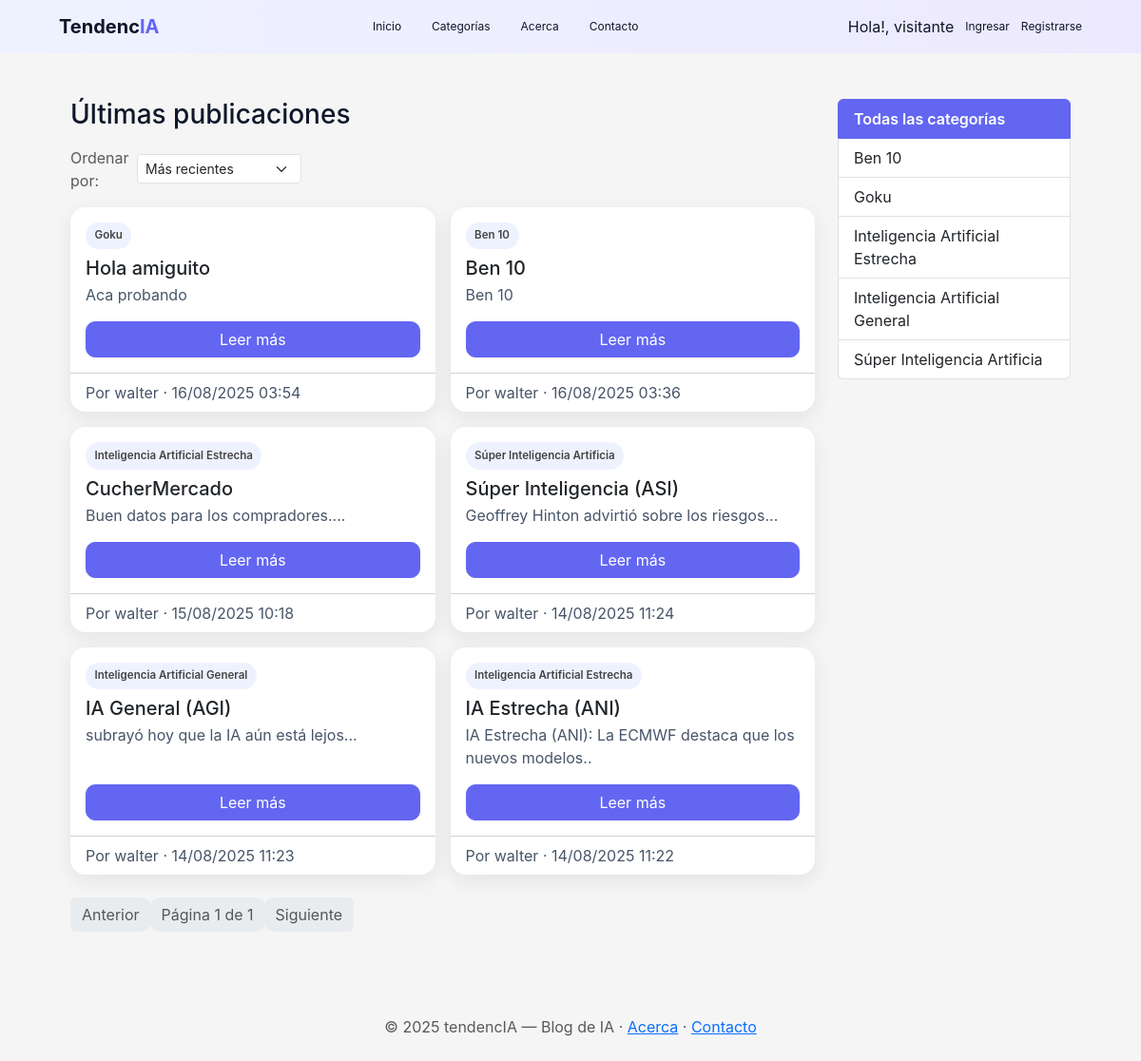
/, run on an earlier commit of the app's database.
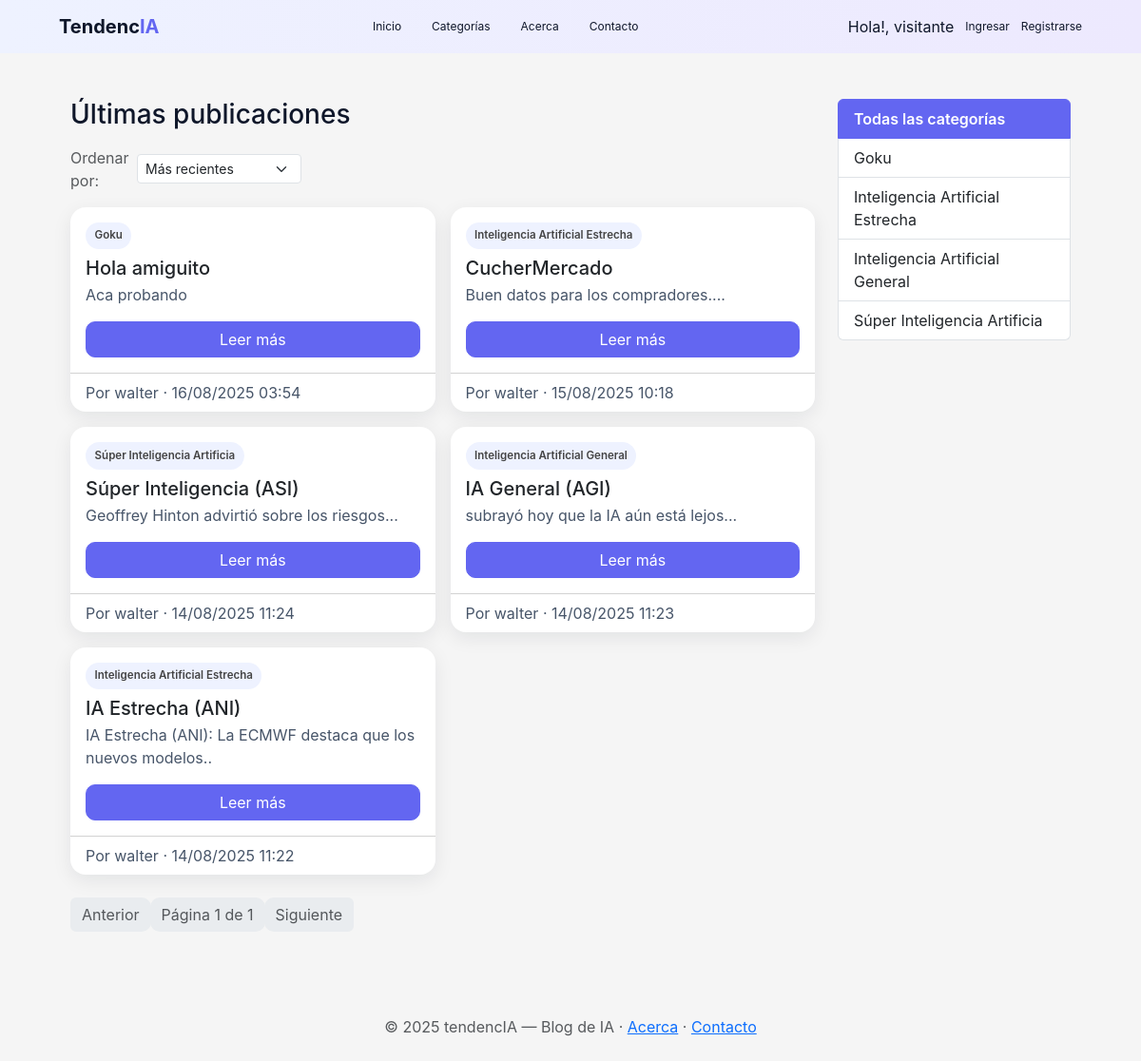
And on a later commit of the database.
### apps/posts/models.py (models this page shows, shortened)
class Categoria(models.Model):
    nombre = models.CharField(max_length=50, unique=True)
    descripcion = models.TextField(blank=True, null=True)
    parent = models.ForeignKey(
        'self',
        on_delete=models.SET_NULL,
        null=True,
        blank=True,
        related_name='subcategorias'
    )
    class Meta:
        ordering = ['nombre']
        verbose_name = 'Categoría'
        verbose_name_plural = 'Categorías'

class Post(models.Model):
    titulo = models.CharField(max_length=200)
    resumen = models.CharField(max_length=300)
    contenido = models.TextField()
    fecha_hora = models.DateTimeField(auto_now_add=True)
    autor = models.ForeignKey(
        settings.AUTH_USER_MODEL,
        on_delete=models.CASCADE,
        related_name='posts'
    )
    categorias = models.ManyToManyField(Categoria, related_name='posts', blank=True)
    tags = models.ManyToManyField(Tag, related_name='posts', blank=True)
    imagen = models.ImageField(upload_to='post_images/', blank=True, null=True)
    class Meta:
        ordering = ['-fecha_hora']

### apps/usuarios/models.py (models this page shows, shortened)
class Usuario(AbstractUser):
    avatar = models.ImageField(upload_to='avatars/', blank=True, null=True)
    edad = models.PositiveIntegerField(blank=True, null=True)
    class Rol(models.TextChoices):
        VISITANTE = 'visitante', 'Visitante'
        LECTOR    = 'lector',    'Lector'
        ESCRITOR  = 'escritor',  'Escritor'
        ADMIN     = 'admin',     'Administrador'
    rol = models.CharField(
        max_length=20,
        choices=Rol.choices,
        default=Rol.LECTOR,
    )
    def __str__(self):
        return self.username
    class Meta:
        ordering = ['username']
        verbose_name = 'Usuario'
        verbose_name_plural = 'Usuarios'

### apps/posts/views.py (the view)
# urls.py: path("", views.feed_principal, name="feed"),
def feed_principal(request):
    orden = request.GET.get("orden", "fecha_desc")
    posts = (Post.objects.select_related("autor")
             .prefetch_related("categorias", "tags")
             .order_by(ORDENES.get(orden, "-fecha_hora")))
    categorias = Categoria.objects.all().order_by("nombre")
    page_obj = Paginator(posts, 6).get_page(request.GET.get("page"))
    return render(request, "posts/feed.html", {
        "page_obj": page_obj, "categorias": categorias,
        "titulo_pagina": "Últimas publicaciones", "categoria_activa": None,
        "orden": orden,
    })

### apps/posts/templates/posts/feed.html (shortened to what this page needs)
{% extends "base.html" %}
{% load static %}
{% block content %}
<div class="container py-4">
  <div class="row">
    <div class="col-lg-9">
      <h1 class="h3 mb-3">{{ titulo_pagina }}</h1>
      <form class="mb-3">
        <div class="d-inline-flex align-items-center gap-2">
          <label class="text-muted">Ordenar por:</label>
          <select name="orden" class="form-select form-select-sm" onchange="this.form.submit()">
            <option value="fecha_desc" {% if orden == "fecha_desc" %}selected{% endif %}>Más recientes</option>
          </select>
        </div>
      </form>
      {% if page_obj.object_list %}
        <div class="row g-3">
          {% for post in page_obj.object_list %}
            <div class="col-md-6">
              <div class="card h-100">
                <div class="card-body d-flex flex-column">
                  <div class="mb-2 d-flex flex-wrap gap-2">
                    {% for c in post.categorias.all %}
                      <a href="{% url 'posts:feed_categoria' c.pk %}" class="badge-cat text-decoration-none">{{ c.nombre }}</a>
                    {% endfor %}
                  </div>
                  <h5 class="card-title">{{ post.titulo }}</h5>
                  <p class="card-text mb-3">{{ post.resumen|default:post.contenido|truncatewords:28 }}</p>
                  <a href="{% url 'posts:post_detalle' post.pk %}" class="btn btn-primary mt-auto">Leer más</a>
                </div>
                <div class="card-footer bg-transparent">
                  <div class="post-meta">
                    <span>Por {{ post.autor }} · {{ post.fecha_hora|date:"d/m/Y H:i" }}</span>
                  </div>
                </div>
              </div>
            </div>
          {% endfor %}
        </div>
        <nav aria-label="Paginación" class="mt-4">
          <ul class="pagination">
            {% if page_obj.has_previous %}
              <li class="page-item"><a class="page-link" href="?page={{ page_obj.previous_page_number }}&orden={{ orden }}">Anterior</a></li>
            {% else %}
              <li class="page-item disabled"><span class="page-link">Anterior</span></li>
            {% endif %}
            <li class="page-item disabled"><span class="page-link">Página {{ page_obj.number }} de {{ page_obj.paginator.num_pages }}</span></li>
            {% if page_obj.has_next %}
              <li class="page-item"><a class="page-link" href="?page={{ page_obj.next_page_number }}&orden={{ orden }}">Siguiente</a></li>
            {% else %}
              <li class="page-item disabled"><span class="page-link">Siguiente</span></li>
            {% endif %}
          </ul>
        </nav>
      {% else %}
        <div class="alert alert-info">No hay publicaciones todavía.</div>
      {% endif %}
    </div>
    <div class="col-lg-3">
      <div class="sticky-top" style="top: 80px;">
        <div class="list-group mb-3">
          <a class="list-group-item list-group-item-action {% if not categoria_activa %}active{% endif %}" href="{% url 'posts:feed' %}">
            Todas las categorías
          </a>
          {% for c in categorias %}
            <a class="list-group-item list-group-item-action {% if categoria_activa and c.pk == categoria_activa.pk %}active{% endif %}"
               href="{% url 'posts:feed_categoria' c.pk %}">{{ c.nombre }}</a>
          {% endfor %}
        </div>
      </div>
    </div>
  </div>
</div>
{% endblock %}

What changed in the data, as far as the page shows it:
removed Post: titulo "Ben 10", resumen "Ben 10", autor "walter", fecha_hora "16/08/2025 03:36"
removed Categoria: nombre "Ben 10"
